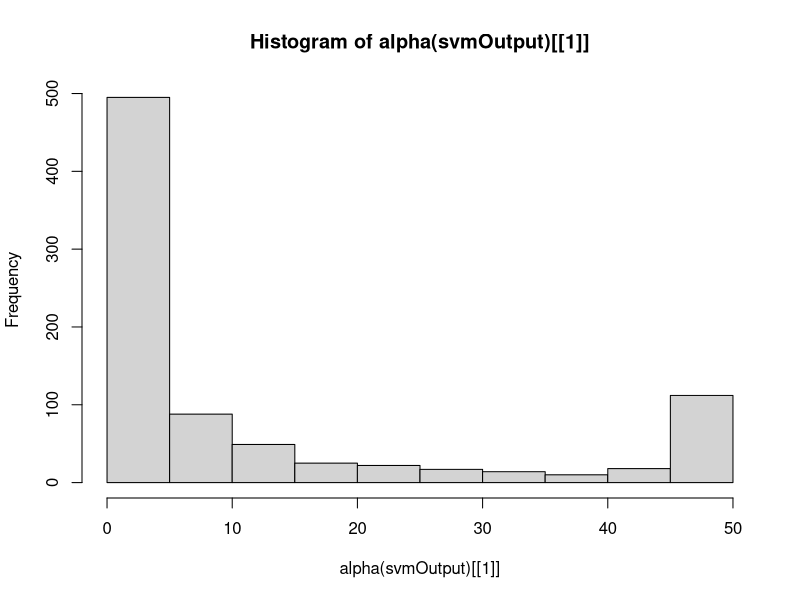

The R source for this figure:
install.packages("kernlab")
library(kernlab)
data(spam)
str(spam)
dim(spam)
table(spam$type)
randIndex <- sample(1:dim(spam)[1])
summary(randIndex)
cutPoint2_3 <- floor(2 * dim(spam)[1]/3)
trainData <- spam[randIndex[1:cutPoint2_3],]
testData <- spam[randIndex[(cutPoint2_3+1):dim(spam)[1]],]
svmOutput <- ksvm(type ~ ., data=trainData,
                  kernel="rbfdot",kpar="automatic",C=50,cross=3,prob.model=TRUE)
hist(alpha(svmOutput)[[1]])
alphaindex(svmOutput)[[1]][alpha(svmOutput)[[1]]<0.05]
trainData[90,]
svmPred <- predict(svmOutput, testData, type="votes")
compTable <- data.frame(testData[,58],svmPred[1,])
table(compTable)
